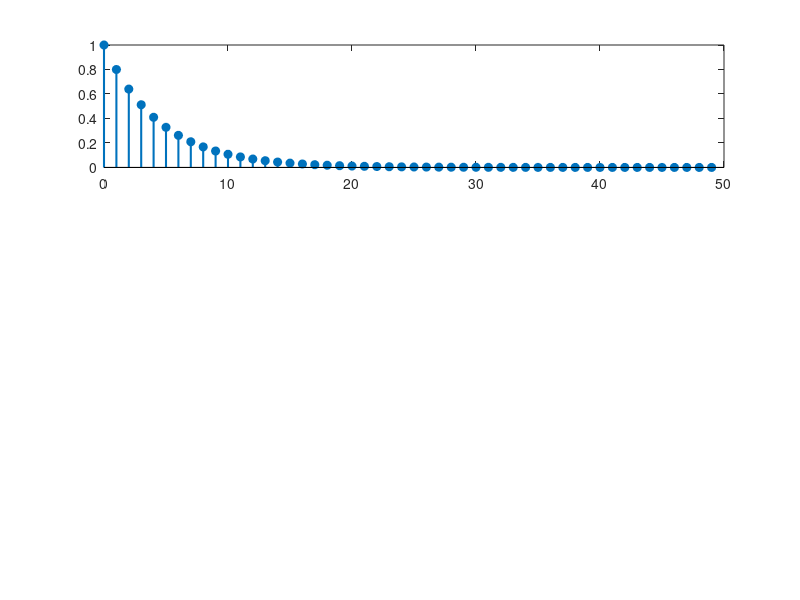

This figure's MATLAB source: (Note: this script raises an error after producing the figure.)
clc; clear all; close all;

% Parâmetros comuns
N = 50;              % Número de amostras para simulação
n = 0:N-1;           % Vetor de tempo discreto
x = [1, zeros(1, N-1)]; % Impulso unitário delta[k]

% Caso 1: Filtro Estável (Polo em z = 0.8)
b1 = [1];
a1 = [1, -0.8];      % y[k] = 0.8*y[k-1] + x[k]
y1 = filter(b1, a1, x);

% Caso 2: Filtro Marginalmente Estável (Polo em z = 1.0)
b2 = [1];
a2 = [1, -1.0];      % y[k] = 1.0*y[k-1] + x[k]
y2 = filter(b2, a2, x);

% Caso 3: Filtro Instável (Polo em z = 1.05)
b3 = [1];
a3 = [1, -1.05];     % y[k] = 1.05*y[k-1] + x[k]
y3 = filter(b3, a3, x);

% --- PLOT 1: Resposta ao Impulso Comparativa ---
fig1 = figure('Position', [100, 100, 850, 480]);

subplot(3, 1, 1);
s1 = stem(n, y1, 'filled', 'LineWidth', 1.5);
s1.Color = [0, 0.4470, 0.7410]; % Azul
title('Resposta ao Impulso: Sistema Estável (Polo em z = 0.8)', 'FontSize', 11, 'FontWeight', 'bold', 'FontName', 'Arial');
ylabel('y_1[k]', 'FontSize', 10, 'FontName', 'Arial');
grid on;
ax = gca; ax.GridLineStyle = '--'; ax.GridAlpha = 0.5; ax.FontSize = 10;
ylim([-0.2, 1.2]);

subplot(3, 1, 2);
s2 = stem(n, y2, 'filled', 'LineWidth', 1.5);
s2.Color = [0.9290, 0.6940, 0.1250]; % Amarelo/Laranja
title('Resposta ao Impulso: Sistema Marginalmente Estável (Polo em z = 1.0)', 'FontSize', 11, 'FontWeight', 'bold', 'FontName', 'Arial');
ylabel('y_2[k]', 'FontSize', 10, 'FontName', 'Arial');
grid on;
ax = gca; ax.GridLineStyle = '--'; ax.GridAlpha = 0.5; ax.FontSize = 10;
ylim([-0.2, 1.2]);

subplot(3, 1, 3);
s3 = stem(n, y3, 'filled', 'LineWidth', 1.5);
s3.Color = [0.8500, 0.3250, 0.0980]; % Laranja Escuro / Vermelho
title('Resposta ao Impulso: Sistema Instável (Polo em z = 1.05)', 'FontSize', 11, 'FontWeight', 'bold', 'FontName', 'Arial');
xlabel('Amostras (k)', 'FontSize', 10, 'FontName', 'Arial');
ylabel('y_3[k]', 'FontSize', 10, 'FontName', 'Arial');
grid on;
ax = gca; ax.GridLineStyle = '--'; ax.GridAlpha = 0.5; ax.FontSize = 10;

% Exportar gráfico de resposta ao impulso
exportgraphics(fig1, '../../images/aula9_iir_stability_comparison.png', 'Resolution', 200);
close(fig1);

% --- PLOT 2: Mapas de Polos e Zeros ---
fig2 = figure('Position', [100, 100, 850, 320]);

plot_zplane(b1, a1, 'Estável (Polo em 0.8)', 1);
plot_zplane(b2, a2, 'Marginal (Polo em 1.0)', 2);
plot_zplane(b3, a3, 'Instável (Polo em 1.05)', 3);

% Exportar mapas de polos e zeros
exportgraphics(fig2, '../../images/aula9_iir_poles_zeros.png', 'Resolution', 200);
close(fig2);

disp('Gráficos de estabilidade e plano Z gerados com sucesso!');

% --- Função Local para o Plano Z ---
function plot_zplane(b, a, title_str, subplot_idx)
    subplot(1, 3, subplot_idx);
    hold on;
    % Círculo Unitário
    theta = linspace(0, 2*pi, 100);
    fill(cos(theta), sin(theta), [0.97, 0.97, 0.97], 'EdgeColor', [0.8, 0.8, 0.8], 'LineWidth', 1.0);
    plot([-1.5, 1.5], [0, 0], 'k--', 'LineWidth', 0.8);
    plot([0, 0], [-1.5, 1.5], 'k--', 'LineWidth', 0.8);
    % Polos e Zeros
    [z, p, ~] = tf2zp(b, a);
    plot(real(z), imag(z), 'o', 'Color', [0, 0.4470, 0.7410], 'LineWidth', 1.5, 'MarkerSize', 8);
    plot(real(p), imag(p), 'x', 'Color', [0.8500, 0.3250, 0.0980], 'LineWidth', 2.0, 'MarkerSize', 10);
    title(title_str, 'FontSize', 10, 'FontWeight', 'bold', 'FontName', 'Arial');
    xlabel('Real', 'FontSize', 9); ylabel('Imag', 'FontSize', 9);
    grid on; box on;
    xlim([-1.5, 1.5]); ylim([-1.5, 1.5]);
    axis square;
    ax = gca; ax.GridLineStyle = ':'; ax.FontSize = 9;
end
